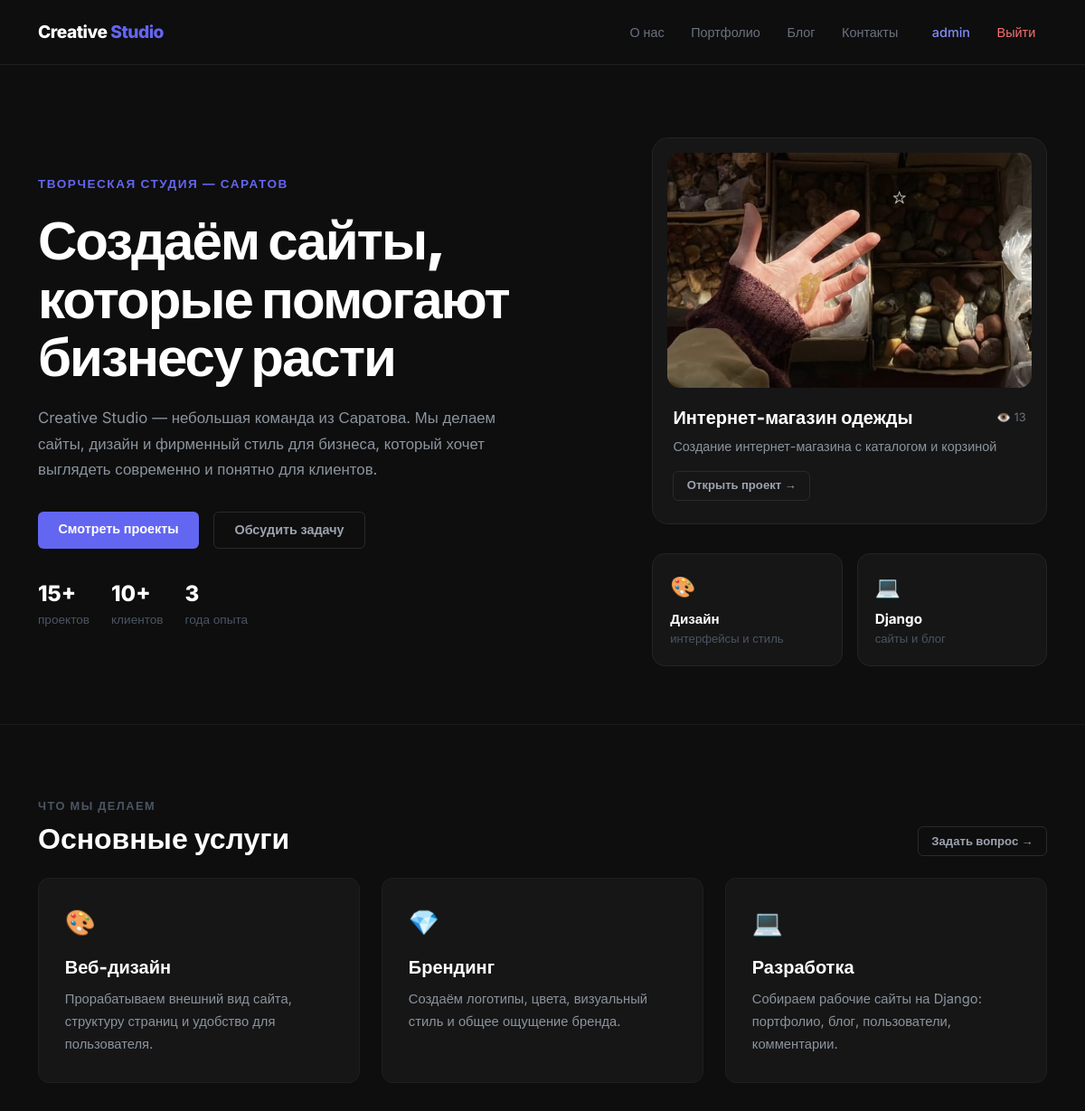
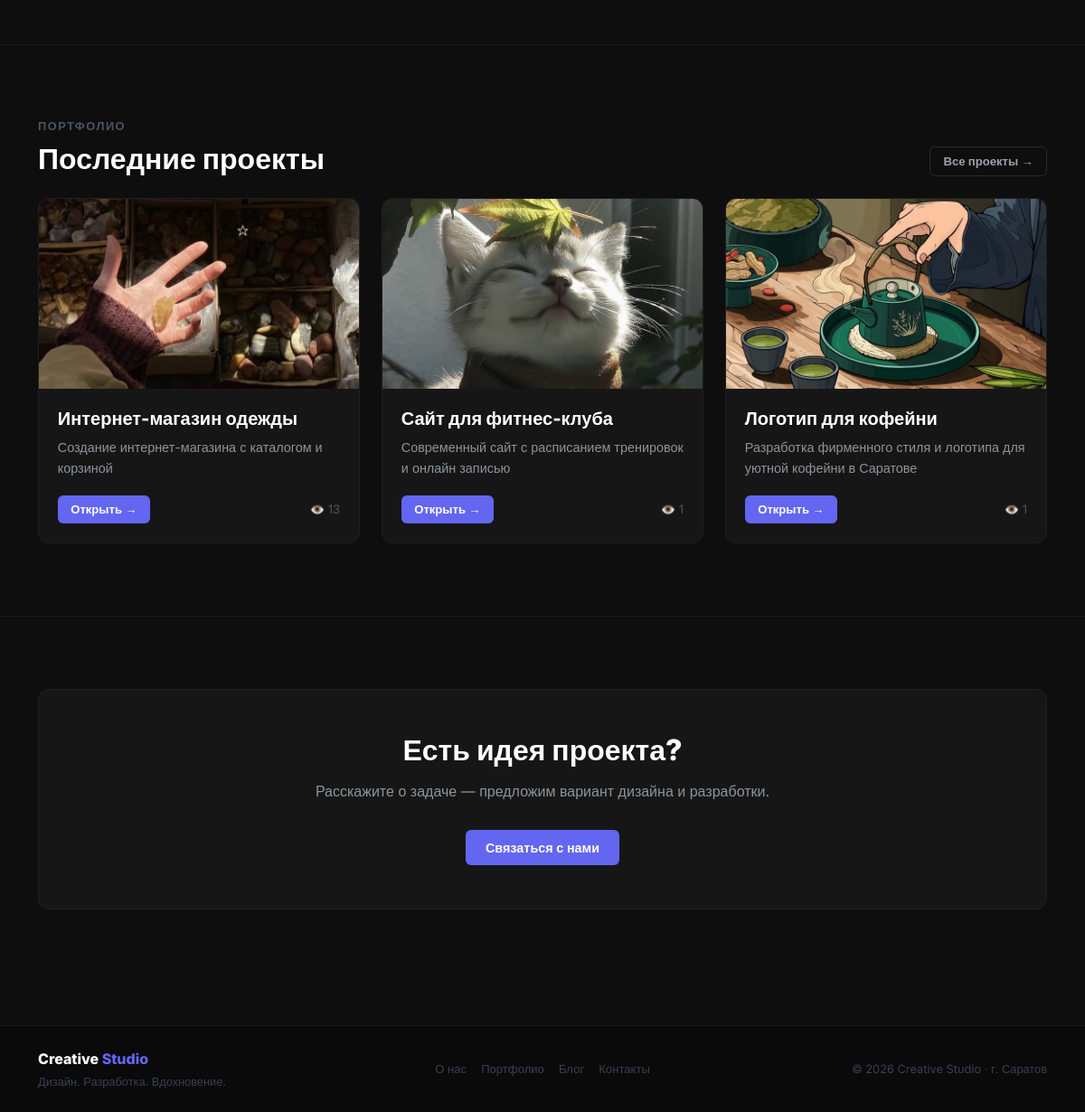
The app's page / (signed in) with its own data (2 pictures, top to bottom).
### main/models.py (models this page shows, shortened)
class PortfolioProject(models.Model):
    STATUS_CHOICES = [
        ('pending', 'На проверке'),
        ('approved', 'Одобрено'),
        ('rejected', 'Отклонено'),
    ]
    title = models.CharField(max_length=200, verbose_name='Название')
    image = models.ImageField(
        upload_to='portfolio/',
        blank=True,
        null=True,
        verbose_name='Изображение'
    )
    short_description = models.CharField(
        max_length=300,
        verbose_name='Краткое описание'
    )
    full_description = models.TextField(
        blank=True,
        verbose_name='Полное описание'
    )
    created_at = models.DateTimeField(auto_now_add=True)
    author = models.ForeignKey(
        User,
        on_delete=models.CASCADE,
        verbose_name='Автор'
    )
    views = models.PositiveIntegerField(default=0, verbose_name='Просмотры')
    status = models.CharField(
        max_length=20,
        choices=STATUS_CHOICES,
        default='pending',
        verbose_name='Статус'
    )
    class Meta:
        verbose_name = 'Проект'
        verbose_name_plural = 'Проекты'
        ordering = ['-created_at']

### main/views.py (the view)
# urls.py: path('', views.home, name='home'),
def home(request):
    projects = PortfolioProject.objects.filter(status='approved')[:3]
    return render(request, 'home.html', {'projects': projects})

### templates/home.html (shortened to what this page needs)
{% extends 'base.html' %}
{% block content %}
<section style="padding: 5rem 0 4rem; background: #0e0e0e;">
    <div class="container">
        <div class="row align-items-center g-5">
            <div class="col-lg-7">
                <p style="color: #6366f1; font-size: 0.85rem; font-weight: 700;
                          text-transform: uppercase; letter-spacing: 1.5px; margin-bottom: 1.2rem;">
                    Творческая студия — Саратов
                </p>
                <h1 style="font-size: clamp(2.4rem, 5vw, 4.2rem); font-weight: 900;
                           line-height: 1.08; letter-spacing: -2px; color: #fff; margin-bottom: 1.3rem;">
                    Создаём сайты,<br>
                    которые помогают<br>
                    бизнесу расти
                </h1>
                <p style="font-size: 1.05rem; color: #8b949e; line-height: 1.7;
                          max-width: 540px; margin-bottom: 2rem;">
                    Creative Studio — небольшая команда из Саратова. Мы делаем
                    сайты, дизайн и фирменный стиль для бизнеса, который хочет
                    выглядеть современно и понятно для клиентов.
                </p>
                <div class="d-flex gap-3 flex-wrap mb-4">
                    <a href="{% url 'portfolio' %}" class="btn btn-primary">
                        Смотреть проекты
                    </a>
                    <a href="{% url 'contacts' %}" class="btn btn-outline-light">
                        Обсудить задачу
                    </a>
                </div>
                <div class="d-flex gap-4 flex-wrap" style="margin-top: 2rem;">
                    <div>
                        <div style="color: #fff; font-size: 1.5rem; font-weight: 800;">15+</div>
                        <div style="color: #4b5563; font-size: 0.85rem;">проектов</div>
                    </div>
                    <div>
                        <div style="color: #fff; font-size: 1.5rem; font-weight: 800;">10+</div>
                        <div style="color: #4b5563; font-size: 0.85rem;">клиентов</div>
                    </div>
                    <div>
                        <div style="color: #fff; font-size: 1.5rem; font-weight: 800;">3</div>
                        <div style="color: #4b5563; font-size: 0.85rem;">года опыта</div>
                    </div>
                </div>
            </div>
            <div class="col-lg-5">
                <div style="background: #161616; border: 1px solid #242424;
                            border-radius: 18px; padding: 1rem;">
                    {% if projects %}
                        {% for project in projects %}
                            {% if forloop.first %}
                                {% if project.image %}
                                    <img src="{{ project.image.url }}"
                                         style="width: 100%; height: 260px; object-fit: cover;
                                                border-radius: 14px; margin-bottom: 1rem;">
                                {% endif %}
                                <div style="padding: 0.3rem 0.4rem 0.6rem;">
                                    <div style="display: flex; justify-content: space-between;
                                                align-items: center; gap: 1rem; margin-bottom: 0.5rem;">
                                        <h5 style="color: #fff; font-weight: 800; margin: 0;">
                                            {{ project.title }}
                                        </h5>
                                        <span style="color: #6b7280; font-size: 0.8rem; white-space: nowrap;">
                                            👁️ {{ project.views }}
                                        </span>
                                    </div>
                                    <p style="color: #8b949e; font-size: 0.9rem;
                                              line-height: 1.6; margin-bottom: 1rem;">
                                        {{ project.short_description|truncatechars:120 }}
                                    </p>
                                    <a href="{% url 'project_detail' project.pk %}"
                                       class="btn btn-outline-light btn-sm">
                                        Открыть проект →
                                    </a>
                                </div>
                            {% endif %}
                        {% endfor %}
                    {% endif %}
                </div>
                <div class="row g-3 mt-3">
                    <div class="col-6">
                        <div style="background: #161616; border: 1px solid #242424;
                                    border-radius: 14px; padding: 1.2rem;">
                            <div style="font-size: 1.4rem; margin-bottom: 0.5rem;">🎨</div>
                            <div style="color: #fff; font-weight: 700; font-size: 0.95rem;">
                                Дизайн
                            </div>
                            <div style="color: #4b5563; font-size: 0.82rem;">
                                интерфейсы и стиль
                            </div>
                        </div>
                    </div>
                    <div class="col-6">
                        <div style="background: #161616; border: 1px solid #242424;
                                    border-radius: 14px; padding: 1.2rem;">
                            <div style="font-size: 1.4rem; margin-bottom: 0.5rem;">💻</div>
                            <div style="color: #fff; font-weight: 700; font-size: 0.95rem;">
                                Django
                            </div>
                            <div style="color: #4b5563; font-size: 0.82rem;">
                                сайты и блог
                            </div>
                        </div>
                    </div>
                </div>
            </div>
        </div>
    </div>
</section>
<section style="padding: 5rem 0; background: #0e0e0e;">
    <div class="container">
        <div class="row align-items-end mb-4">
            <div class="col-md-8">
                <p style="color: #4b5563; font-size: 0.8rem; font-weight: 700;
                          text-transform: uppercase; letter-spacing: 1.5px; margin-bottom: 0.5rem;">
                    Что мы делаем
                </p>
                <h2 style="font-size: 2rem; font-weight: 800; color: #fff; margin: 0;">
                    Основные услуги
                </h2>
            </div>
            <div class="col-md-4 text-md-end mt-3 mt-md-0">
                <a href="{% url 'contacts' %}" class="btn btn-outline-light btn-sm">
                    Задать вопрос →
                </a>
            </div>
        </div>
        <div class="row g-4">
            <div class="col-md-4">
                <div class="card h-100" style="padding: 1.8rem;">
                    <div style="font-size: 1.7rem; margin-bottom: 1rem;">🎨</div>
                    <h5 style="color: #fff; font-weight: 800; margin-bottom: 0.7rem;">
                        Веб-дизайн
                    </h5>
                    <p style="color: #8b949e; font-size: 0.92rem; line-height: 1.7; margin: 0;">
                        Прорабатываем внешний вид сайта, структуру страниц и удобство для пользователя.
                    </p>
                </div>
            </div>
            <div class="col-md-4">
                <div class="card h-100" style="padding: 1.8rem;">
                    <div style="font-size: 1.7rem; margin-bottom: 1rem;">💎</div>
                    <h5 style="color: #fff; font-weight: 800; margin-bottom: 0.7rem;">
                        Брендинг
                    </h5>
                    <p style="color: #8b949e; font-size: 0.92rem; line-height: 1.7; margin: 0;">
                        Создаём логотипы, цвета, визуальный стиль и общее ощущение бренда.
                    </p>
                </div>
            </div>
            <div class="col-md-4">
                <div class="card h-100" style="padding: 1.8rem;">
                    <div style="font-size: 1.7rem; margin-bottom: 1rem;">💻</div>
                    <h5 style="color: #fff; font-weight: 800; margin-bottom: 0.7rem;">
                        Разработка
                    </h5>
                    <p style="color: #8b949e; font-size: 0.92rem; line-height: 1.7; margin: 0;">
                        Собираем рабочие сайты на Django: портфолио, блог, пользователи, комментарии.
                    </p>
                </div>
            </div>
        </div>
    </div>
</section>
<section style="padding: 5rem 0; background: #0e0e0e;">
    <div class="container">
        <div class="d-flex justify-content-between align-items-end mb-4 flex-wrap gap-3">
            <div>
                <p style="color: #4b5563; font-size: 0.8rem; font-weight: 700;
                          text-transform: uppercase; letter-spacing: 1.5px; margin-bottom: 0.5rem;">
                    Портфолио
                </p>
                <h2 style="font-size: 2rem; font-weight: 800; color: #fff; margin: 0;">
                    Последние проекты
                </h2>
            </div>
            <a href="{% url 'portfolio' %}" class="btn btn-outline-light btn-sm">
                Все проекты →
            </a>
        </div>
        {% if projects %}
            <div class="row g-4">
                {% for project in projects %}
                <div class="col-md-4">
                    <div class="card h-100">
                        {% if project.image %}
                            <img src="{{ project.image.url }}" class="w-100"
                                 style="height: 210px; object-fit: cover;">
                        {% else %}
                            <div style="height: 210px; background: #1a1a1a;
                                        display: flex; align-items: center;
                                        justify-content: center; color: #555;">
                                Нет изображения
                            </div>
                        {% endif %}
                        <div style="padding: 1.3rem;">
                            <h5 style="color: #fff; font-weight: 800; margin-bottom: 0.5rem;">
                                {{ project.title }}
                            </h5>
                            <p style="color: #8b949e; font-size: 0.9rem; line-height: 1.6;
                                      margin-bottom: 1.2rem;">
                                {{ project.short_description|truncatechars:95 }}
                            </p>
                            <div class="d-flex justify-content-between align-items-center">
                                <a href="{% url 'project_detail' project.pk %}"
                                   class="btn btn-primary btn-sm">
                                    Открыть →
                                </a>
                                <span style="color: #4b5563; font-size: 0.82rem;">
                                    👁️ {{ project.views }}
                                </span>
                            </div>
                        </div>
                    </div>
                </div>
                {% endfor %}
            </div>
        {% else %}
            <div class="card p-5 text-center">
                <p style="color: #6b7280; margin: 0;">
                    Проекты появятся здесь после добавления.
                </p>
            </div>
        {% endif %}
    </div>
</section>
<section style="padding: 5rem 0; background: #0e0e0e;">
    <div class="container">
        <div class="card" style="padding: 3rem; text-align: center;">
            <h2 style="font-size: 2rem; font-weight: 800; color: #fff; margin-bottom: 0.8rem;">
                Есть идея проекта?
            </h2>
            <p style="color: #8b949e; margin-bottom: 1.8rem; line-height: 1.7;">
                Расскажите о задаче — предложим вариант дизайна и разработки.
            </p>
            <div>
                <a href="{% url 'contacts' %}" class="btn btn-primary">
                    Связаться с нами
                </a>
            </div>
        </div>
    </div>
</section>
{% endblock %}

### templates/base.html (shortened to what this page needs)
<!DOCTYPE html>
<html lang="ru">
<head>
    <link href="https://cdn.jsdelivr.net/npm/bootstrap@5.3.0/dist/css/bootstrap.min.css" rel="stylesheet">
</head>
<body>
<nav class="navbar navbar-expand-lg">
    <div class="container">
        <a class="navbar-brand" href="/">Creative <span>Studio</span></a>
        <div class="collapse navbar-collapse" id="navMenu">
            <ul class="navbar-nav ms-auto align-items-center gap-1">
                <li class="nav-item">
                    <a class="nav-link" href="{% url 'about' %}">О нас</a>
                </li>
                <li class="nav-item">
                    <a class="nav-link" href="{% url 'portfolio' %}">Портфолио</a>
                </li>
                <li class="nav-item">
                    <a class="nav-link" href="{% url 'article_list' %}">Блог</a>
                </li>
                <li class="nav-item">
                    <a class="nav-link" href="{% url 'contacts' %}">Контакты</a>
                </li>
                {% if user.is_authenticated %}
                <li class="nav-item ms-2">
                    <a class="nav-link" href="{% url 'profile' %}"
                       style="color: #818cf8 !important;">
                        {{ user.username }}
                    </a>
                </li>
                <li class="nav-item">
                    <a class="nav-link" href="{% url 'logout' %}"
                       style="color: #f87171 !important;">Выйти</a>
                </li>
                {% endif %}
            </ul>
        </div>
    </div>
</nav>
<main>
    {% block content %}{% endblock %}
</main>
<footer class="py-4 mt-5">
    <div class="container">
        <div class="row align-items-center">
            <div class="col-md-4 mb-2 mb-md-0">
                <span style="font-weight: 800; color: #fff; font-size: 1rem;">
                    Creative <span style="color: #6366f1;">Studio</span>
                </span>
                <p style="color: #374151; font-size: 0.8rem; margin: 0.2rem 0 0;">
                    Дизайн. Разработка. Вдохновение.
                </p>
            </div>
            <div class="col-md-4 text-center mb-2 mb-md-0">
                <div class="d-flex justify-content-center gap-3">
                    <a href="{% url 'about' %}" style="color: #374151; font-size: 0.82rem; text-decoration: none;">О нас</a>
                    <a href="{% url 'portfolio' %}" style="color: #374151; font-size: 0.82rem; text-decoration: none;">Портфолио</a>
                    <a href="{% url 'article_list' %}" style="color: #374151; font-size: 0.82rem; text-decoration: none;">Блог</a>
                    <a href="{% url 'contacts' %}" style="color: #374151; font-size: 0.82rem; text-decoration: none;">Контакты</a>
                </div>
            </div>
            <div class="col-md-4 text-md-end">
                <p style="color: #374151; font-size: 0.8rem; margin: 0;">
                    © 2026 Creative Studio · г. Саратов
                </p>
            </div>
        </div>
    </div>
</footer>
</body>
</html>

### records on screen
PortfolioProject: image (picture), title "Интернет-магазин одежды", views "13", short_description "Создание интернет-магазина с каталогом и корзиной"
PortfolioProject: image (picture), title "Сайт для фитнес-клуба", short_description "Современный сайт с расписанием тренировок и онлайн записью", views "1"
PortfolioProject: image (picture), title "Логотип для кофейни", short_description "Разработка фирменного стиля и логотипа для уютной кофейни в Саратове", views "1"

### other values on screen
{{ user.username }} "admin"
